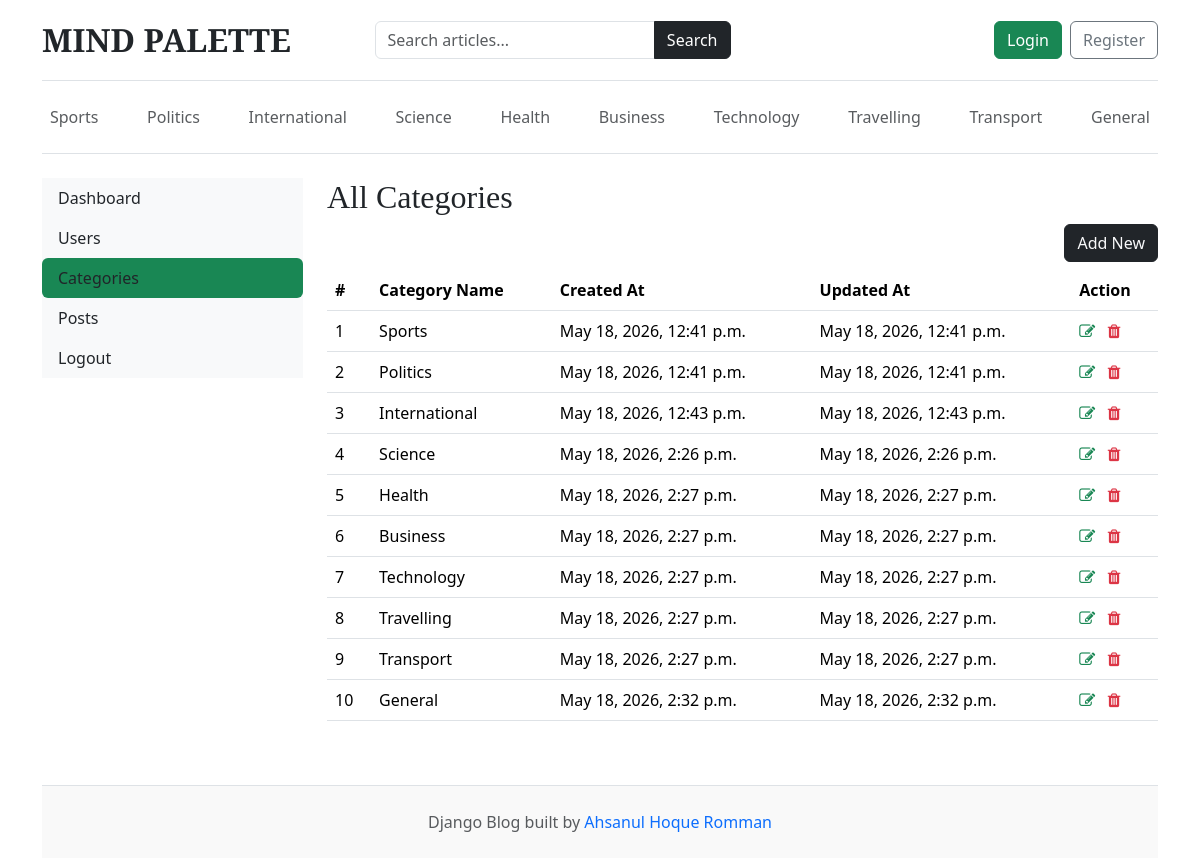
Before: /dashboard/categories/ with the older database file.
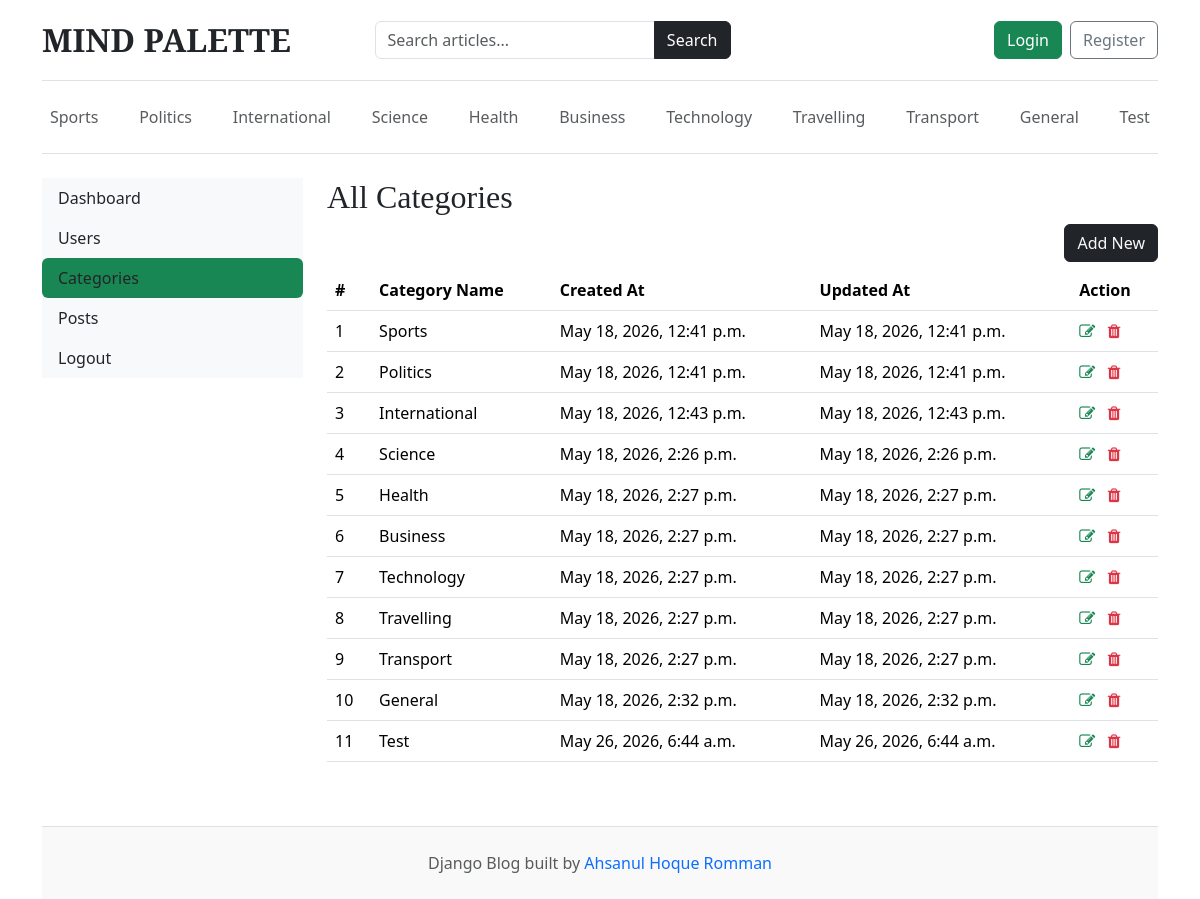
After: the same page with the newer database file.
### blogs/models.py (models this page shows)
class Category(models.Model):
    category_name = models.CharField(max_length=80, unique=True)
    created_at = models.DateTimeField(auto_now_add=True)
    updated_at = models.DateTimeField(auto_now=True)
    class Meta:
        verbose_name_plural = 'Categories'
    def __str__(self):
        return self.category_name

### dashboards/views.py (the view)
# urls.py: path('categories/', views.categories, name='categories'),
def categories(request):
    return render(request, 'dashboard/categories.html')

### blogs/context_processors.py (called while the page is built)
def get_categories(request):
    categories = Category.objects.all()
    return dict (categories=categories)

def get_SocialLinks(request):
    social_links = SocialLinks.objects.all()
    return dict(social_links = social_links)

### templates/dashboard/categories.html (shortened to what this page needs)
{% extends 'base.html' %}
{% block content %}
<div class="row">
    {% include 'dashboard/sidebar.html' %}
    <div class="col-md-9">
        <h2>All Categories</h2>
        <a href="{% url "add_category" %}" class="btn btn-dark text-light float-end mb-2">Add New</a>
        <table class="table table-hover">
            <thead>
              <tr>
                <th>#</th>
                <th>Category Name</th>
                <th>Created At</th>
                <th>Updated At</th>
                <th>Action</th>
              </tr>
            </thead>
            <tbody>
            {% for cat in categories %}
              <tr>
                <td>{{ forloop.counter }}</td>
                <td>{{ cat }}</td>
                <td>{{ cat.created_at }}</td>
                <td>{{ cat.updated_at }}</td>
                <td>
                    <a href=""><i class="fa fa-edit text-success"></i></a>
                    <a href=""><i class="fa fa-trash text-danger"></i></a>
                </td>
              </tr>
            {% endfor %}
            </tbody>
          </table>
    </div>
</div>
{% endblock %}

### templates/base.html (shortened to what this page needs)
{% load static %}
<!DOCTYPE html>
<html lang="en">
<head>
    <link href="https://cdn.jsdelivr.net/npm/bootstrap@5.3.7/dist/css/bootstrap.min.css"
          rel="stylesheet">
    <link href="{% static 'css/blog.css' %}"
          rel="stylesheet">
    <link rel="stylesheet" href="https://cdnjs.cloudflare.com/ajax/libs/font-awesome/4.7.0/css/font-awesome.min.css">
</head>
<body>
    <div class="container">
        <header class="blog-header py-3 border-bottom">
            <div class="row flex-nowrap justify-content-between align-items-center">
                <div class="col-lg-3 col-md-3 col-12 mb-3 mb-md-0">
                    <a class="blog-header-logo text-dark text-decoration-none fs-2 fw-bold"
                       href="/">
                        MIND PALETTE
                    </a>
                </div>
                <div class="col-lg-4 col-md-5 col-12 mb-3 mb-md-0">
                    <form action="{% url 'search' %}"
                          method="GET">
                        <div class="input-group">
                            <input type="text"
                                   name="keyword"
                                   class="form-control"
                                   placeholder="Search articles..."
                                   required>
                            <button class="btn btn-dark"
                                    type="submit">
                                Search
                            </button>
                        </div>
                    </form>
                </div>
                <div class="col-lg-4 col-md-4 col-12 d-flex justify-content-md-end justify-content-start">
                    {% if not user.is_authenticated %}
                    <a class="btn btn-success me-2"
                       href="{% url 'login' %}">
                        Login
                    </a>
                    <a class="btn btn-outline-secondary"
                       href="{% url 'register' %}">
                        Register
                    </a>
                    {% else %}
                    <span><a class="btn btn-primary" href="{% url "dashboard" %}">Dashboard</a></span>
                    &emsp;
                    <span><a class="btn btn-danger" href="{% url "logout" %}">Logout</a></span>
                    {% endif %}
                </div>
            </div>
        </header>
        <div class="nav-scroller py-3 mb-4 border-bottom">
            <nav class="nav d-flex justify-content-between flex-wrap">
                {% for category in categories %}
                <a class="p-2 text-muted text-decoration-none"
                   href="{% url 'posts_by_category' category.id %}">
                    {{ category.category_name }}
                </a>
                {% endfor %}
            </nav>
        </div>
        {% block content %}
        {% endblock %}
        <footer class="blog-footer border-top mt-5 py-4 text-center text-muted">
            <p class="mb-0">
                Django Blog built by
                <a href="#"
                   class="text-decoration-none">
                    Ahsanul Hoque Romman
                </a>
            </p>
        </footer>
    </div>
</body>
</html>

Changed rows visible on the page:
added Category: category_name "Test", created_at "May 26, 2026, 6:44 a.m.", updated_at "May 26, 2026, 6:44 a.m."
